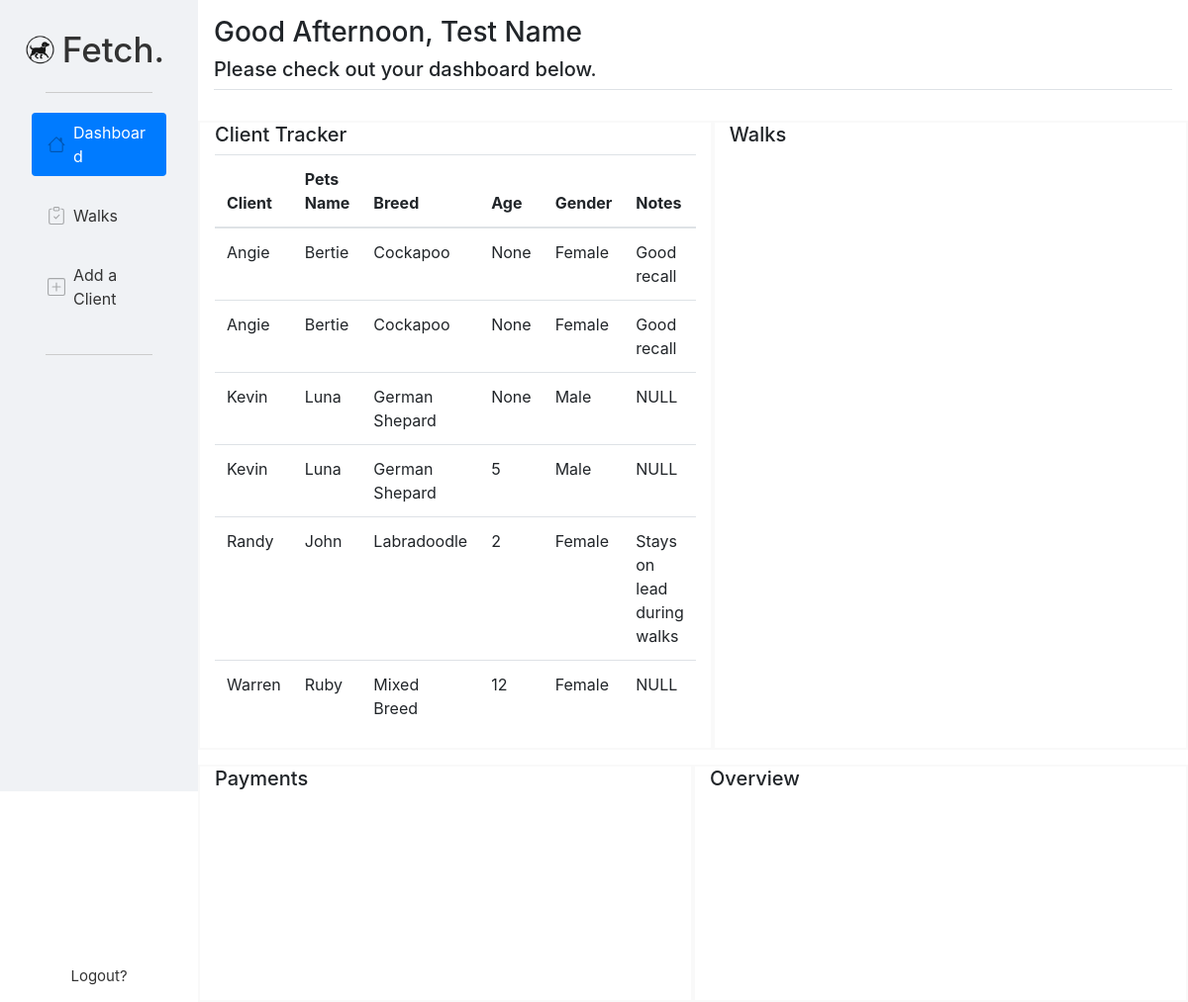
/ (signed in), run on the app's committed database.
### tables this page shows
CREATE TABLE clients (
    id INTEGER PRIMARY KEY AUTOINCREMENT,
    user_id INTEGER NOT NULL,
    client_name TEXT NOT NULL,
    pets_name TEXT NOT NULL,
    breed TEXT,
    age INTEGER,
    gender TEXT,
    image BLOB,
    contract BLOB,
    notes TEXT,
    FOREIGN KEY (user_id) REFERENCES users(id)
);

### app.py (the view)
@app.route('/')
@login_required
def index():
    connection = sqlite3.connect("fetch.db")
    cursor = connection.cursor()
    client_db = cursor.execute("SELECT * FROM clients WHERE user_id = ?", (session["user_id"],)).fetchall()
    walk_client_db = cursor.execute("SELECT clients.client_name, clients.pets_name, walks.type, walks.time FROM clients INNER JOIN walks ON clients.id=walks.client_id WHERE user_id = ?",(session["user_id"], )).fetchall()
    payment_client_db = cursor.execute("SELECT clients.client_name, clients.pets_name, SUM(walks.payment) AS total_payment, walks.paid, walks.notes FROM clients INNER JOIN walks ON clients.id=walks.client_id WHERE user_id = ? GROUP BY clients.client_name, clients.pets_name, walks.paid", (session["user_id"],)).fetchall()
    overview_paid = cursor.execute("SELECT COUNT(DISTINCT clients.id) AS paid_clients, SUM(walks.payment) AS total_paid FROM clients INNER JOIN walks ON clients.id = walks.client_id WHERE walks.paid = ? AND user_id = ?", ("Yes", session["user_id"]), ).fetchone()
    overview_unpaid = cursor.execute("SELECT COUNT(DISTINCT clients.id) AS unpaid_clients, SUM(walks.payment) AS total_unpaid FROM clients INNER JOIN walks ON clients.id = walks.client_id WHERE walks.paid = ? AND user_id = ?", ("No", session["user_id"]), ).fetchone()
    total_clients = cursor.execute("SELECT COUNT(DISTINCT client_name) FROM clients WHERE user_id = ?", (session["user_id"],)).fetchone() or 0
    total_paid = cursor.execute("SELECT SUM(walks.payment) FROM walks JOIN clients ON walks.client_id = clients.id WHERE clients.user_id = ?", (session["user_id"], )).fetchone() or 0
    name = session.get("name")
    time = datetime.now().hour
    if time < 12:
        greeting = "Good Morning, "
    elif time < 17:
        greeting = "Good Afternoon, "
    elif time > 17:
        greeting = "Good Evening, "
    connection.commit()
    connection.close()
    return render_template("index.html", name=name, greeting=greeting, client=client_db, walks=walk_client_db, payment=payment_client_db, unpaid=overview_unpaid, paid=overview_paid, total_clients=total_clients, total_paid=total_paid)

### app.py (called while the page is built)
def login_required(view):
    @wraps(view)
    def wrapped_view(**kwargs):
        if "user_id" not in session:
            return redirect(url_for("login"))
        return view(**kwargs)
    return wrapped_view

### templates/index.html (shortened to what this page needs)
{% extends "layout.html" %}
{% block body %}
<div class="d-flex">
  <div class="sidebar p-3 text-break" style="height: 100vh; width: 15%; min-width: 200px; background-color: #F0F2F5;">
    <nav class="navbar">
      <div class="container-fluid">
        <a class="navbar-brand d-flex align-items-center gap-2" href="#">
          <img id="sidebar-logo" src="/static/k9-logo.png" alt="Logo" width="auto" height="45">
          Fetch.
        </a>
        <hr>
        <nav class="nav nav-pills flex-column flex-sm-column flex-lg-column" style="width: 100%;">
          <a class="flex-fill text-sm-start nav-link active" aria-current="page" href="/">
            <img class="link-logo" src="/static/house.svg" alt="Home" style="height: 18px; width: 18px;">
            Dashboard
          </a>
          <a class="flex-fill text-sm-start nav-link" href="/walks">
            <img class="link-logo" src="/static/clipboard-check.svg" alt="Home" style="height: 18px; width: 18px;">
            Walks
          </a>
          <a class="flex-fill text-sm-start nav-link" href="/add">
            <img class="link-logo" src="/static/plus-square.svg" alt="Home" style="height: 18px; width: 18px;">
            Add a Client
          </a>
          <hr>
        </nav>
          <a id="logout" href="/logout">Logout?</a>
      </div>
  </div>
  <div class="container-fluid">
    <div class="row align p-3 flex-column b-2">
      <h3>{{greeting}}{{name}}</h3>
      <span class="border-bottom"><h5>Please check out your dashboard below.</h5></span>
    </div>
    <div class="row" style="margin-top: 15px;">
      <div class="col" style="border: 2px solid rgb(249, 249, 249);">
        <h5>Client Tracker</h5>
      <table class="table">
        <thead>
          <tr>
            <th scope="col">Client</th>
            <th scope="col">Pets Name</th>
            <th scope="col">Breed</th>
            <th scope="col">Age</th>
            <th scope="col">Gender</th>
            <th scope="col">Notes</th>
          </tr>
        </thead>
        <tbody>
            {% for row in client %}
          <tr>
            <td>{{ row[2] }}</td>
            <td>{{ row[3] }}</td>
            <td>{{ row[4] }}</td>
            <td>{{ row[5] }}</td>
            <td>{{ row[6] }}</td>
            <td>{{ row[9] }}</td>
          </tr>
            {% endfor %}
        </tbody>
      </table>
      </div>
      <div class="col" style="border: 2px solid rgb(249, 249, 249);">
        <h5>Walks</h5>
      </div>
    </div>
    <div class="row" style="height: 30vh; margin-top: 15px;">
      <div class="col" style="border: 2px solid rgb(249, 249, 249);">
        <h5>Payments</h5>
      </div>
      <div class="col" style="border: 2px solid rgb(249, 249, 249);">
        <h5>Overview</h5>
      </div>
    </div>
  </div>
{% endblock %}

### templates/layout.html (shortened to what this page needs)
<!DOCTYPE html>
<html lang="en">
<head>
    <link rel="stylesheet" href="https://cdn.jsdelivr.net/npm/bootstrap@4.3.1/dist/css/bootstrap.min.css">
    <link href="/static/style.css" rel="stylesheet">
</head>
<body>
    {% block body %}{% endblock %}
</body>
</html>

### static/style.css (style rules this page uses)
* { box-sizing: border-box; padding: 0; margin: 0;; }
body { position: relative; }
.navbar>.container-fluid { display: flex; justify-content: center; align-items: center; padding: 0px; }
.navbar-brand { font-size: 35px; font-weight: 500; padding: 0px; color: #333333; }
.flex-fill { color: #333333; }
hr { border: none; border-top: 1px solid #ccc; margin-bottom: 8px; width: 80%; align-self: center; margin-bottom: 20px; }
.nav-link { display: flex; align-items: center; gap: 8px; }
.link-logo { opacity: 0.3; }
#logout { color: #333333; font-size: 15px; position: fixed; margin-bottom: 15px; bottom: 0; }
.flex-fill { margin-bottom: 20px; }

### data on the page
clients: client_name "Angie", pets_name "Bertie", breed "Cockapoo", row "None", gender "Female", notes "Good recall"
clients: client_name "Angie", pets_name "Bertie", breed "Cockapoo", row "None", gender "Female", notes "Good recall"
clients: client_name "Kevin", pets_name "Luna", breed "German Shepard", row "None", gender "Male", notes "NULL"
clients: client_name "Kevin", pets_name "Luna", breed "German Shepard", age "5", gender "Male", notes "NULL"
clients: client_name "Randy", pets_name "John", breed "Labradoodle", age "2", gender "Female", notes "Stays on lead during walks"
clients: client_name "Warren", pets_name "Ruby", breed "Mixed Breed", age "12", gender "Female", notes "NULL"

### other printed values
{{ greeting }} "Good Afternoon,"
{{ name }} "Test Name"
